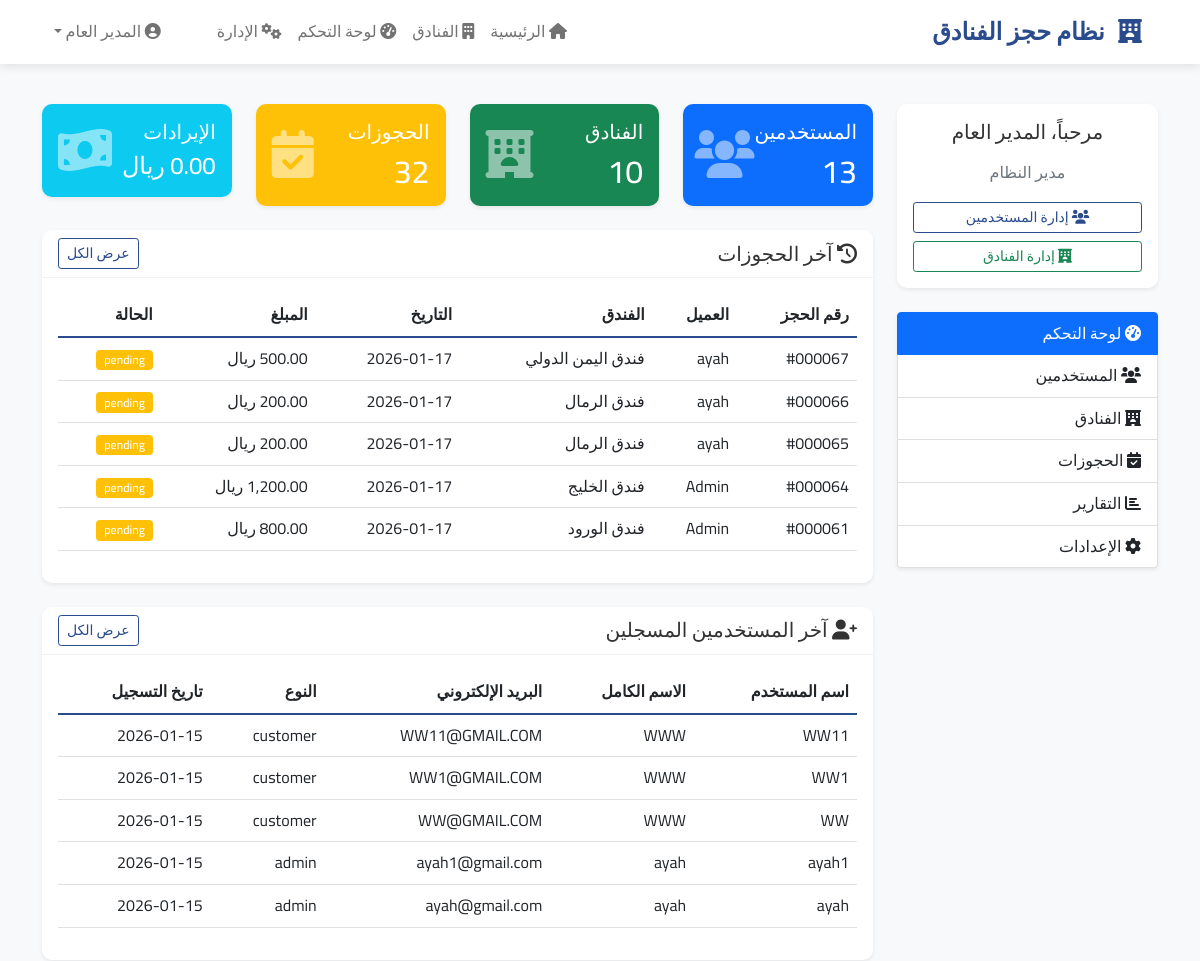
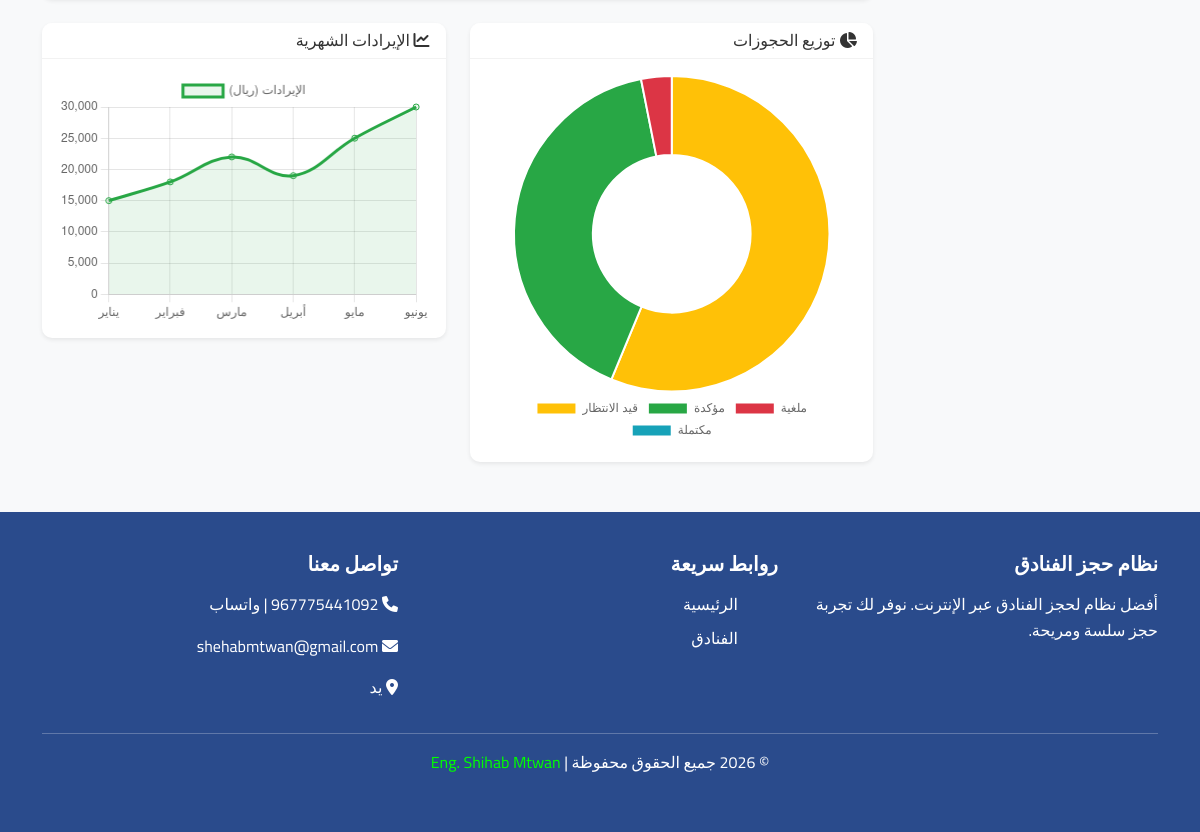
Page /admin/dashboard.php (signed in) on the committed database (2 pictures, top to bottom).
### tables this page shows
CREATE TABLE `bookings` (
  `id` int(11) NOT NULL,
  `user_id` int(11) NOT NULL,
  `room_id` int(11) NOT NULL,
  `hotel_id` int(11) NOT NULL,
  `check_in` date NOT NULL,
  `check_out` date NOT NULL,
  `total_nights` int(11) DEFAULT NULL,
  `total_price` decimal(10,2) DEFAULT NULL,
  `guests` int(11) DEFAULT 1,
  `status` enum('pending','confirmed','cancelled','completed') DEFAULT 'pending',
  `special_requests` text DEFAULT NULL,
  `payment_method` varchar(50) DEFAULT 'pay_at_hotel',
  `booking_date` timestamp NOT NULL DEFAULT current_timestamp()
);

CREATE TABLE `users` (
  `id` int(11) NOT NULL,
  `username` varchar(50) NOT NULL,
  `email` varchar(100) NOT NULL,
  `password` varchar(255) NOT NULL,
  `full_name` varchar(100) DEFAULT NULL,
  `user_type` enum('admin','manager','customer') DEFAULT 'customer',
  `profile_image` varchar(255) DEFAULT 'default.jpg',
  `birth_date` date DEFAULT NULL,
  `phone` varchar(20) DEFAULT NULL,
  `address` text DEFAULT NULL,
  `is_active` tinyint(1) DEFAULT 1,
  `created_at` timestamp NOT NULL DEFAULT current_timestamp()
);

CREATE TABLE `hotels` (
  `id` int(11) NOT NULL,
  `name` varchar(100) NOT NULL,
  `description` text DEFAULT NULL,
  `address` text NOT NULL,
  `city` varchar(50) NOT NULL,
  `country` varchar(50) NOT NULL,
  `star_rating` int(11) DEFAULT 3,
  `manager_id` int(11) DEFAULT NULL,
  `images` text DEFAULT NULL,
  `amenities` text DEFAULT NULL,
  `is_active` tinyint(1) DEFAULT 1,
  `created_at` timestamp NOT NULL DEFAULT current_timestamp()
);

### admin/dashboard.php (the view, shortened to what this page needs)
<?php
require_once '../includes/functions.php';
$stats_sql = "SELECT
    (SELECT COUNT(*) FROM users) as total_users,
    (SELECT COUNT(*) FROM hotels) as total_hotels,
    (SELECT COUNT(*) FROM bookings) as total_bookings,
    (SELECT SUM(total_price) FROM bookings WHERE status = 'completed') as total_revenue,
    (SELECT COUNT(*) FROM bookings WHERE status = 'pending') as pending_bookings,
    (SELECT COUNT(*) FROM bookings WHERE DATE(booking_date) = CURDATE()) as today_bookings";
$stats_result = $conn->query($stats_sql);
$stats = $stats_result->fetch_assoc();
$recent_users_sql = "SELECT * FROM users ORDER BY created_at DESC LIMIT 5";
$recent_users = $conn->query($recent_users_sql);
$recent_bookings_sql = "SELECT b.*, u.full_name, h.name as hotel_name
                        FROM bookings b
                        JOIN users u ON b.user_id = u.id
                        JOIN hotels h ON b.hotel_id = h.id
                        ORDER BY b.booking_date DESC LIMIT 5";
$recent_bookings = $conn->query($recent_bookings_sql);
?>
<?php include __DIR__ . '/../includes/header.php'; ?>
<div class="row">
    <div class="col-md-3">
        <div class="card shadow-sm mb-4">
            <div class="card-body text-center">
                <h5 class="mb-3">مرحباً، <?php echo $_SESSION['full_name']; ?></h5>
                <p class="text-muted">مدير النظام</p>
                <div class="d-grid gap-2">
                    <a href="users.php" class="btn btn-outline-primary btn-sm">
                        <i class="fas fa-users"></i> إدارة المستخدمين
                    </a>
                    <a href="../pages/hotels.php" class="btn btn-outline-success btn-sm">
                        <i class="fas fa-hotel"></i> إدارة الفنادق
                    </a>
                </div>
            </div>
        </div>
        <div class="list-group shadow-sm">
            <a href="dashboard.php" class="list-group-item list-group-item-action active">
                <i class="fas fa-tachometer-alt"></i> لوحة التحكم
            </a>
            <a href="users.php" class="list-group-item list-group-item-action">
                <i class="fas fa-users"></i> المستخدمين
            </a>
            <a href="../pages/hotels.php" class="list-group-item list-group-item-action">
                <i class="fas fa-hotel"></i> الفنادق
            </a>
            <a href="../user/bookings.php" class="list-group-item list-group-item-action">
                <i class="fas fa-calendar-check"></i> الحجوزات
            </a>
            <a href="reports.php" class="list-group-item list-group-item-action">
                <i class="fas fa-chart-bar"></i> التقارير
            </a>
            <a href="settings.php" class="list-group-item list-group-item-action">
                <i class="fas fa-cog"></i> الإعدادات
            </a>
        </div>
    </div>
    <div class="col-md-9">
        <div class="row mb-4">
            <div class="col-md-3">
                <div class="card bg-primary text-white shadow-sm">
                    <div class="card-body">
                        <div class="d-flex justify-content-between">
                            <div>
                                <h5 class="card-title">المستخدمين</h5>
                                <h2 class="mb-0"><?php echo $stats['total_users']; ?></h2>
                            </div>
                            <div class="align-self-center">
                                <i class="fas fa-users fa-3x opacity-50"></i>
                            </div>
                        </div>
                    </div>
                </div>
            </div>
            <div class="col-md-3">
                <div class="card bg-success text-white shadow-sm">
                    <div class="card-body">
                        <div class="d-flex justify-content-between">
                            <div>
                                <h5 class="card-title">الفنادق</h5>
                                <h2 class="mb-0"><?php echo $stats['total_hotels']; ?></h2>
                            </div>
                            <div class="align-self-center">
                                <i class="fas fa-hotel fa-3x opacity-50"></i>
                            </div>
                        </div>
                    </div>
                </div>
            </div>
            <div class="col-md-3">
                <div class="card bg-warning text-white shadow-sm">
                    <div class="card-body">
                        <div class="d-flex justify-content-between">
                            <div>
                                <h5 class="card-title">الحجوزات</h5>
                                <h2 class="mb-0"><?php echo $stats['total_bookings']; ?></h2>
                            </div>
                            <div class="align-self-center">
                                <i class="fas fa-calendar-check fa-3x opacity-50"></i>
                            </div>
                        </div>
                    </div>
                </div>
            </div>
            <div class="col-md-3">
                <div class="card bg-info text-white shadow-sm">
                    <div class="card-body">
                        <div class="d-flex justify-content-between">
                            <div>
                                <h5 class="card-title">الإيرادات</h5>
                                <h4 class="mb-0"><?php echo number_format($stats['total_revenue'] ?? 0, 2); ?> ريال</h4>
                            </div>
                            <div class="align-self-center">
                                <i class="fas fa-money-bill-wave fa-3x opacity-50"></i>
                            </div>
                        </div>
                    </div>
                </div>
            </div>
        </div>
        <div class="card shadow-sm mb-4">
            <div class="card-header bg-white d-flex justify-content-between align-items-center">
                <h5 class="mb-0"><i class="fas fa-history"></i> آخر الحجوزات</h5>
              <a href="<?php echo BASE_URL; ?>admin/bookings.php" class="btn btn-sm btn-outline-primary">عرض الكل</a>
            </div>
            <div class="card-body">
                <div class="table-responsive">
                    <table class="table table-hover">
                        <thead>
                            <tr>
                                <th>رقم الحجز</th>
                                <th>العميل</th>
                                <th>الفندق</th>
                                <th>التاريخ</th>
                                <th>المبلغ</th>
                                <th>الحالة</th>
                            </tr>
                        </thead>
                        <tbody>
                            <?php while ($booking = $recent_bookings->fetch_assoc()): ?>
                                <tr>
                                    <td>#<?php echo str_pad($booking['id'], 6, '0', STR_PAD_LEFT); ?></td>
                                    <td><?php echo $booking['full_name']; ?></td>
                                    <td><?php echo $booking['hotel_name']; ?></td>
                                    <td><?php echo date('Y-m-d', strtotime($booking['check_in'])); ?></td>
                                    <td><?php echo number_format($booking['total_price'], 2); ?> ريال</td>
                                    <td>
                                        <?php
                                        $status_class = [
                                            'pending' => 'warning',
                                            'confirmed' => 'success',
                                            'cancelled' => 'danger',
                                            'completed' => 'info'
                                        ];
                                        ?>
                                        <span class="badge bg-<?php echo $status_class[$booking['status']]; ?>">
                                            <?php echo $booking['status']; ?>
                                        </span>
                                    </td>
                                </tr>
                            <?php endwhile; ?>
                        </tbody>
                    </table>
                </div>
            </div>
        </div>
        <div class="card shadow-sm mb-4">
            <div class="card-header bg-white d-flex justify-content-between align-items-center">
                <h5 class="mb-0"><i class="fas fa-user-plus"></i> آخر المستخدمين المسجلين</h5>
                <a href="users.php" class="btn btn-sm btn-outline-primary">عرض الكل</a>
            </div>
            <div class="card-body">
                <div class="table-responsive">
                    <table class="table table-hover">
                        <thead>
                            <tr>
                                <th>اسم المستخدم</th>
                                <th>الاسم الكامل</th>
                                <th>البريد الإلكتروني</th>
                                <th>النوع</th>
                                <th>تاريخ التسجيل</th>
                            </tr>
                        </thead>
                        <tbody>
                            <?php while ($user = $recent_users->fetch_assoc()): ?>
                                <tr>
                                    <td><?php echo $user['username']; ?></td>
                                    <td><?php echo $user['full_name']; ?></td>
                                    <td><?php echo $user['email']; ?></td>
                                    <td>
                                        <?php
                                        $user_types = [
                                            'admin' => '<span class="badge bg-danger">مدير</span>',
                                            'manager' => '<span class="badge bg-warning">مدير فندق</span>',
                                            'customer' => '<span class="badge bg-info">عميل</span>'
                                        ];
                                        echo $user_types[$user['user_type']] ?? $user['user_type'];
                                        ?>
                                    </td>
                                    <td><?php echo date('Y-m-d', strtotime($user['created_at'])); ?></td>
                                </tr>
                            <?php endwhile; ?>
                        </tbody>
                    </table>
                </div>
            </div>
        </div>
        <div class="row">
            <div class="col-md-6">
                <div class="card shadow-sm">
                    <div class="card-header bg-white">
                        <h6 class="mb-0"><i class="fas fa-chart-pie"></i> توزيع الحجوزات</h6>
                    </div>
                    <div class="card-body">
                        <canvas id="bookingsChart" height="200"></canvas>
                    </div>
                </div>
            </div>
            <div class="col-md-6">
                <div class="card shadow-sm">
                    <div class="card-header bg-white">
                        <h6 class="mb-0"><i class="fas fa-chart-line"></i> الإيرادات الشهرية</h6>
                    </div>
                    <div class="card-body">
                        <canvas id="revenueChart" height="200"></canvas>
                    </div>
                </div>
            </div>
        </div>
    </div>
</div>
<script>
// مخطط توزيع الحجوزات
const bookingsCtx = document.getElementById('bookingsChart').getContext('2d');
const bookingsChart = new Chart(bookingsCtx, {
    type: 'doughnut',
    data: {
        labels: ['قيد الانتظار', 'مؤكدة', 'ملغية', 'مكتملة'],
        datasets: [{
            data: [
                <?php echo $stats['pending_bookings']; ?>,
                <?php echo $conn->query("SELECT COUNT(*) FROM bookings WHERE status = 'confirmed'")->fetch_row()[0]; ?>,
                <?php echo $conn->query("SELECT COUNT(*) FROM bookings WHERE status = 'cancelled'")->fetch_row()[0]; ?>,
                <?php echo $conn->query("SELECT COUNT(*) FROM bookings WHERE status = 'completed'")->fetch_row()[0]; ?>
            ],
            backgroundColor: [
                '#ffc107',
                '#28a745',
                '#dc3545',
                '#17a2b8'
            ]
        }]
    },
    options: {
        responsive: true,
        plugins: {
            legend: {
                position: 'bottom'
            }
        }
    }
});
// مخطط الإيرادات الشهرية
const revenueCtx = document.getElementById('revenueChart').getContext('2d');
const revenueChart = new Chart(revenueCtx, {
    type: 'line',
    data: {
        labels: ['يناير', 'فبراير', 'مارس', 'أبريل', 'مايو', 'يونيو'],
        datasets: [{
            label: 'الإيرادات (ريال)',
            data: [15000, 18000, 22000, 19000, 25000, 30000],
            borderColor: '#28a745',
            backgroundColor: 'rgba(40, 167, 69, 0.1)',
            fill: true,
            tension: 0.4
        }]
    },
    options: {
        responsive: true,
        scales: {
            y: {
                beginAtZero: true
            }
        }
    }
});
</script>
<?php include __DIR__ . '/../includes/footer.php'; ?>

### rows in the picture
bookings: id "000067", user.full_name "ayah", hotel.name "فندق اليمن الدولي", check_in "2026-01-17", status "pending"
bookings: id "000066", user.full_name "ayah", hotel.name "فندق الرمال", check_in "2026-01-17", status "pending"
bookings: id "000065", user.full_name "ayah", hotel.name "فندق الرمال", check_in "2026-01-17", status "pending"
bookings: id "000064", user.full_name "Admin", hotel.name "فندق الخليج", check_in "2026-01-17", status "pending"
bookings: id "000061", user.full_name "Admin", hotel.name "فندق الورود", check_in "2026-01-17", status "pending"
users: username "WW11", full_name "WWW", email "WW11@GMAIL.COM", user_type "customer", created_at "2026-01-15"
users: username "WW1", full_name "WWW", email "WW1@GMAIL.COM", user_type "customer", created_at "2026-01-15"
users: username "WW", full_name "WWW", email "WW@GMAIL.COM", user_type "customer", created_at "2026-01-15"
users: username "ayah1", full_name "ayah", email "ayah1@gmail.com", user_type "admin", created_at "2026-01-15"
users: username "ayah", full_name "ayah", email "ayah@gmail.com", user_type "admin", created_at "2026-01-15"

### other values in the picture
$_SESSION['full_name'] "المدير العام"
$stats['total_users'] "13"
$stats['total_hotels'] "10"
$stats['total_bookings'] "32"
chart data {{ $stats['pending_bookings'] }} 18
